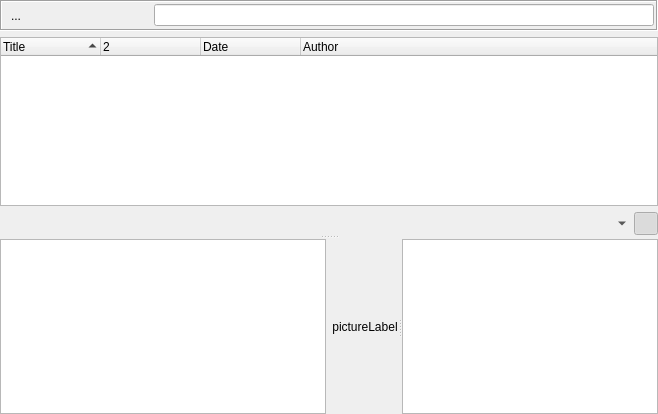
<?xml version="1.0" encoding="UTF-8"?>
<ui version="4.0">
 <class>FeedReaderMessageWidget</class>
 <widget class="QWidget" name="FeedReaderMessageWidget">
  <property name="geometry">
   <rect>
    <x>0</x>
    <y>0</y>
    <width>658</width>
    <height>414</height>
   </rect>
  </property>
  <property name="windowTitle">
   <string>Form</string>
  </property>
  <layout class="QVBoxLayout" name="verticalLayout">
   <property name="spacing">
    <number>0</number>
   </property>
   <property name="leftMargin">
    <number>0</number>
   </property>
   <property name="topMargin">
    <number>0</number>
   </property>
   <property name="rightMargin">
    <number>0</number>
   </property>
   <property name="bottomMargin">
    <number>0</number>
   </property>
   <item>
    <widget class="QSplitter" name="msgSplitter">
     <property name="orientation">
      <enum>Qt::Vertical</enum>
     </property>
     <widget class="QWidget" name="layoutWidget">
      <layout class="QGridLayout" name="msgFrame">
       <item row="1" column="0">
        <widget class="QFrame" name="toolBarFrame">
         <property name="frameShape">
          <enum>QFrame::Box</enum>
         </property>
         <property name="frameShadow">
          <enum>QFrame::Sunken</enum>
         </property>
         <layout class="QHBoxLayout" name="horizontalLayout_5">
          <property name="leftMargin">
           <number>2</number>
          </property>
          <property name="topMargin">
           <number>2</number>
          </property>
          <property name="rightMargin">
           <number>2</number>
          </property>
          <property name="bottomMargin">
           <number>2</number>
          </property>
          <item>
           <widget class="QToolButton" name="msgReadButton">
            <property name="focusPolicy">
             <enum>Qt::NoFocus</enum>
            </property>
            <property name="toolTip">
             <string>Mark messages as read</string>
            </property>
            <property name="text">
             <string>...</string>
            </property>
            <property name="icon">
             <iconset resource="FeedReader_images.qrc">
              <normaloff>:/images/FeedMsgRead.png</normaloff>:/images/FeedMsgRead.png</iconset>
            </property>
            <property name="autoRaise">
             <bool>true</bool>
            </property>
           </widget>
          </item>
          <item>
           <widget class="QToolButton" name="msgUnreadButton">
            <property name="focusPolicy">
             <enum>Qt::NoFocus</enum>
            </property>
            <property name="toolTip">
             <string>Mark messages as unread</string>
            </property>
            <property name="icon">
             <iconset resource="FeedReader_images.qrc">
              <normaloff>:/images/FeedMsgUnread.png</normaloff>:/images/FeedMsgUnread.png</iconset>
            </property>
            <property name="autoRaise">
             <bool>true</bool>
            </property>
           </widget>
          </item>
          <item>
           <widget class="QToolButton" name="msgReadAllButton">
            <property name="focusPolicy">
             <enum>Qt::NoFocus</enum>
            </property>
            <property name="toolTip">
             <string>Mark all messages as read</string>
            </property>
            <property name="icon">
             <iconset resource="FeedReader_images.qrc">
              <normaloff>:/images/FeedMsgReadAll.png</normaloff>:/images/FeedMsgReadAll.png</iconset>
            </property>
            <property name="autoRaise">
             <bool>true</bool>
            </property>
           </widget>
          </item>
          <item>
           <widget class="QToolButton" name="msgRemoveButton">
            <property name="focusPolicy">
             <enum>Qt::NoFocus</enum>
            </property>
            <property name="toolTip">
             <string>Remove messages</string>
            </property>
            <property name="icon">
             <iconset resource="FeedReader_images.qrc">
              <normaloff>:/images/FeedMsgDelete.png</normaloff>:/images/FeedMsgDelete.png</iconset>
            </property>
            <property name="autoRaise">
             <bool>true</bool>
            </property>
           </widget>
          </item>
          <item>
           <widget class="QToolButton" name="feedProcessButton">
            <property name="focusPolicy">
             <enum>Qt::NoFocus</enum>
            </property>
            <property name="toolTip">
             <string>Update feed</string>
            </property>
            <property name="icon">
             <iconset resource="FeedReader_images.qrc">
              <normaloff>:/images/FeedProcess.png</normaloff>:/images/FeedProcess.png</iconset>
            </property>
            <property name="autoRaise">
             <bool>true</bool>
            </property>
           </widget>
          </item>
          <item>
           <widget class="LineEditClear" name="filterLineEdit">
            <property name="toolTip">
             <string>Search forums</string>
            </property>
           </widget>
          </item>
         </layout>
        </widget>
       </item>
       <item row="3" column="0">
        <widget class="RSTreeWidget" name="msgTreeWidget">
         <property name="contextMenuPolicy">
          <enum>Qt::CustomContextMenu</enum>
         </property>
         <property name="editTriggers">
          <set>QAbstractItemView::NoEditTriggers</set>
         </property>
         <property name="selectionMode">
          <enum>QAbstractItemView::ExtendedSelection</enum>
         </property>
         <property name="sortingEnabled">
          <bool>true</bool>
         </property>
         <property name="allColumnsShowFocus">
          <bool>true</bool>
         </property>
         <column>
          <property name="text">
           <string>Title</string>
          </property>
         </column>
         <column>
          <property name="text">
           <string/>
          </property>
          <property name="icon">
           <iconset>
            <normaloff>:/images/message-state-header.png</normaloff>:/images/message-state-header.png</iconset>
          </property>
         </column>
         <column>
          <property name="text">
           <string>Date</string>
          </property>
         </column>
         <column>
          <property name="text">
           <string>Author</string>
          </property>
         </column>
        </widget>
       </item>
       <item row="4" column="0">
        <layout class="QHBoxLayout" name="horizontalLayout_3">
         <property name="leftMargin">
          <number>2</number>
         </property>
         <item>
          <widget class="ElidedLabel" name="msgTitle">
           <property name="wordWrap">
            <bool>true</bool>
           </property>
           <property name="textInteractionFlags">
            <set>Qt::LinksAccessibleByMouse|Qt::TextSelectableByMouse</set>
           </property>
          </widget>
         </item>
         <item>
          <widget class="QToolButton" name="linkButton">
           <property name="focusPolicy">
            <enum>Qt::NoFocus</enum>
           </property>
           <property name="icon">
            <iconset resource="FeedReader_images.qrc">
             <normaloff>:/images/Link.png</normaloff>:/images/Link.png</iconset>
           </property>
           <property name="popupMode">
            <enum>QToolButton::MenuButtonPopup</enum>
           </property>
           <property name="autoRaise">
            <bool>true</bool>
           </property>
          </widget>
         </item>
         <item>
          <widget class="QPushButton" name="expandButton">
           <property name="maximumSize">
            <size>
             <width>24</width>
             <height>24</height>
            </size>
           </property>
           <property name="focusPolicy">
            <enum>Qt::NoFocus</enum>
           </property>
           <property name="text">
            <string/>
           </property>
           <property name="icon">
            <iconset>
             <normaloff>:/images/edit_remove24.png</normaloff>:/images/edit_remove24.png</iconset>
           </property>
           <property name="checkable">
            <bool>true</bool>
           </property>
           <property name="checked">
            <bool>true</bool>
           </property>
          </widget>
         </item>
        </layout>
       </item>
      </layout>
     </widget>
     <widget class="QWidget" name="horizontalLayoutWidget">
      <layout class="QHBoxLayout" name="pictureHorizontalLayout">
       <item>
        <widget class="RSTextBrowser" name="msgText">
         <property name="sizePolicy">
          <sizepolicy hsizetype="Expanding" vsizetype="Expanding">
           <horstretch>0</horstretch>
           <verstretch>10</verstretch>
          </sizepolicy>
         </property>
         <property name="textInteractionFlags">
          <set>Qt::LinksAccessibleByMouse|Qt::TextSelectableByMouse</set>
         </property>
        </widget>
       </item>
       <item>
        <widget class="QSplitter" name="pictureSplitter">
         <property name="orientation">
          <enum>Qt::Horizontal</enum>
         </property>
         <widget class="QWidget" name="verticalLayoutWidget">
          <layout class="QHBoxLayout" name="horizontalLayout">
           <item>
            <widget class="AspectRatioPixmapLabel" name="attachmentLabel">
             <property name="text">
              <string notr="true">pictureLabel</string>
             </property>
             <property name="alignment">
              <set>Qt::AlignCenter</set>
             </property>
            </widget>
           </item>
          </layout>
         </widget>
         <widget class="RSTextBrowser" name="msgTextSplitter">
          <property name="sizePolicy">
           <sizepolicy hsizetype="Expanding" vsizetype="Expanding">
            <horstretch>0</horstretch>
            <verstretch>10</verstretch>
           </sizepolicy>
          </property>
          <property name="textInteractionFlags">
           <set>Qt::LinksAccessibleByMouse|Qt::TextSelectableByMouse</set>
          </property>
         </widget>
        </widget>
       </item>
      </layout>
     </widget>
    </widget>
   </item>
  </layout>
  <action name="actionAttachmentCopyLinkLocation">
   <property name="text">
    <string>Copy Link Location</string>
   </property>
  </action>
 </widget>
 <customwidgets>
  <customwidget>
   <class>RSTextBrowser</class>
   <extends>QTextBrowser</extends>
   <header>gui/common/RSTextBrowser.h</header>
  </customwidget>
  <customwidget>
   <class>LineEditClear</class>
   <extends>QLineEdit</extends>
   <header location="global">gui/common/LineEditClear.h</header>
  </customwidget>
  <customwidget>
   <class>RSTreeWidget</class>
   <extends>QTreeWidget</extends>
   <header>gui/common/RSTreeWidget.h</header>
  </customwidget>
  <customwidget>
   <class>ElidedLabel</class>
   <extends>QLabel</extends>
   <header location="global">gui/common/ElidedLabel.h</header>
   <container>1</container>
  </customwidget>
  <customwidget>
   <class>AspectRatioPixmapLabel</class>
   <extends>QLabel</extends>
   <header location="global">util/AspectRatioPixmapLabel.h</header>
  </customwidget>
 </customwidgets>
 <resources>
  <include location="FeedReader_images.qrc"/>
 </resources>
 <connections/>
</ui>
